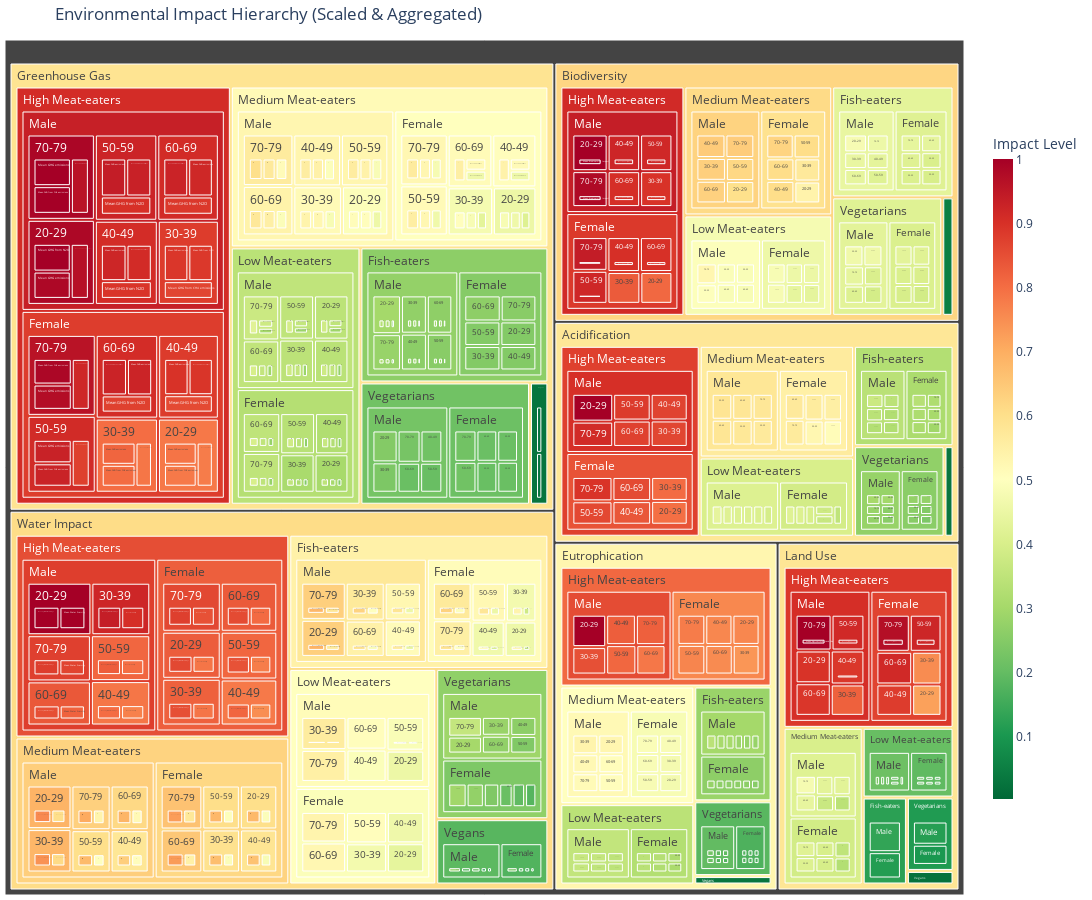

Write notebook code for a chart like this one.
### Code cell
import pandas as pd
import plotly.express as px
from sklearn.preprocessing import MinMaxScaler

# Load data
df = pd.read_csv('Data_CW.csv')

# Define metric categories
category_mapping = {
    'Greenhouse Gas': ['Mean GHG emissions', 'Mean GHG from CH4 emissions', 'Mean GHG from N2O'],
    'Land Use': ['Mean Agricultural Land Use'],
    'Water Impact': ['Mean Water Scarcity', 'Mean Agricultural Water Usage'],
    'Eutrophication': ['Mean Eutrophication Potential'],
    'Biodiversity': ['Mean Biodiversity Impact'],
    'Acidification': ['Mean Acidification Potential']
}

# Min-Max scaling
metrics = [col for col in df.columns if col not in [
    'Type of Diet', 'Gender', 'Age Group']]
scaler = MinMaxScaler()
df[metrics] = scaler.fit_transform(df[metrics])

# Melt and categorize
melted_df = df.melt(
    id_vars=['Type of Diet', 'Gender', 'Age Group'],
    value_vars=metrics,
    var_name='Metric',
    value_name='Scaled Value'
)
melted_df['Category'] = melted_df['Metric'].apply(
    lambda x: next((k for k, v in category_mapping.items() if x in v), 'Other')
)

# Aggregate data
aggregated_df = melted_df.groupby(
    ['Category', 'Type of Diet', 'Gender', 'Age Group', 'Metric']
)['Scaled Value'].mean().reset_index()

# Create enlarged treemap
fig = px.treemap(
    aggregated_df,
    path=['Category', 'Type of Diet', 'Gender', 'Age Group', 'Metric'],
    values='Scaled Value',
    color='Scaled Value',
    color_continuous_scale='RdYlGn_r',
    title='Environmental Impact Hierarchy (Scaled & Aggregated)',
    hover_data={'Scaled Value': ':.2f'}
)

# Size and layout adjustments
fig.update_layout(
    margin=dict(t=40, l=5, r=5, b=5),
    width=1600,  # Increased width
    height=900,  # Increased height
    autosize=False,
    coloraxis_colorbar=dict(
        title='Impact Level',
        thickness=20,
        len=0.8
    )
)

# Enable fullscreen capability
fig.update_layout(
    template='plotly_white',
    hoverlabel=dict(
        bgcolor="white",
        font_size=14
    )
)

# Show with configuration for fullscreen button
fig.show(config={'scrollZoom': True, 'displayModeBar': True})
fig.write_image("fig1.png")

### Figure 1 — Plotly figure (JSON) as saved in the notebook; plotly's stock layout.template omitted (floating-point values rounded to 4 significant figures; data arrays with more than 128 entries replaced by an {"elided": "..."} marker saying what was removed)
{"data": [{"branchvalues": "total", "customdata": {"elided": "1194x1 float values"}, "domain": {"x": [0, 1], "y": [0, 1]}, "hovertemplate": "labels=%{label}<br>Scaled Value_sum=%{value}<br>parent=%{parent}<br>id=%{id}<br>Scaled Value=%{color:.2f}<extra></extra>", "ids": {"elided": "1194 str values"}, "labels": {"elided": "1194 str values"}, "marker": {"coloraxis": "coloraxis", "colors": {"elided": "1194 float values"}}, "name": "", "parents": {"elided": "1194 str values"}, "type": "treemap", "values": {"elided": "1194 float values"}}], "layout": {"autosize": false, "coloraxis": {"colorbar": {"len": 0.8, "thickness": 20, "title": {"text": "Impact Level"}}, "colorscale": [[0, "rgb(0,104,55)"], [0.1, "rgb(26,152,80)"], [0.2, "rgb(102,189,99)"], [0.3, "rgb(166,217,106)"], [0.4, "rgb(217,239,139)"], [0.5, "rgb(255,255,191)"], [0.6, "rgb(254,224,139)"], [0.7, "rgb(253,174,97)"], [0.8, "rgb(244,109,67)"], [0.9, "rgb(215,48,39)"], [1, "rgb(165,0,38)"]]}, "height": 900, "hoverlabel": {"bgcolor": "white", "font": {"size": 14}}, "legend": {"tracegroupgap": 0}, "margin": {"b": 5, "l": 5, "r": 5, "t": 40}, "title": {"text": "Environmental Impact Hierarchy (Scaled & Aggregated)"}, "width": 1600}}
